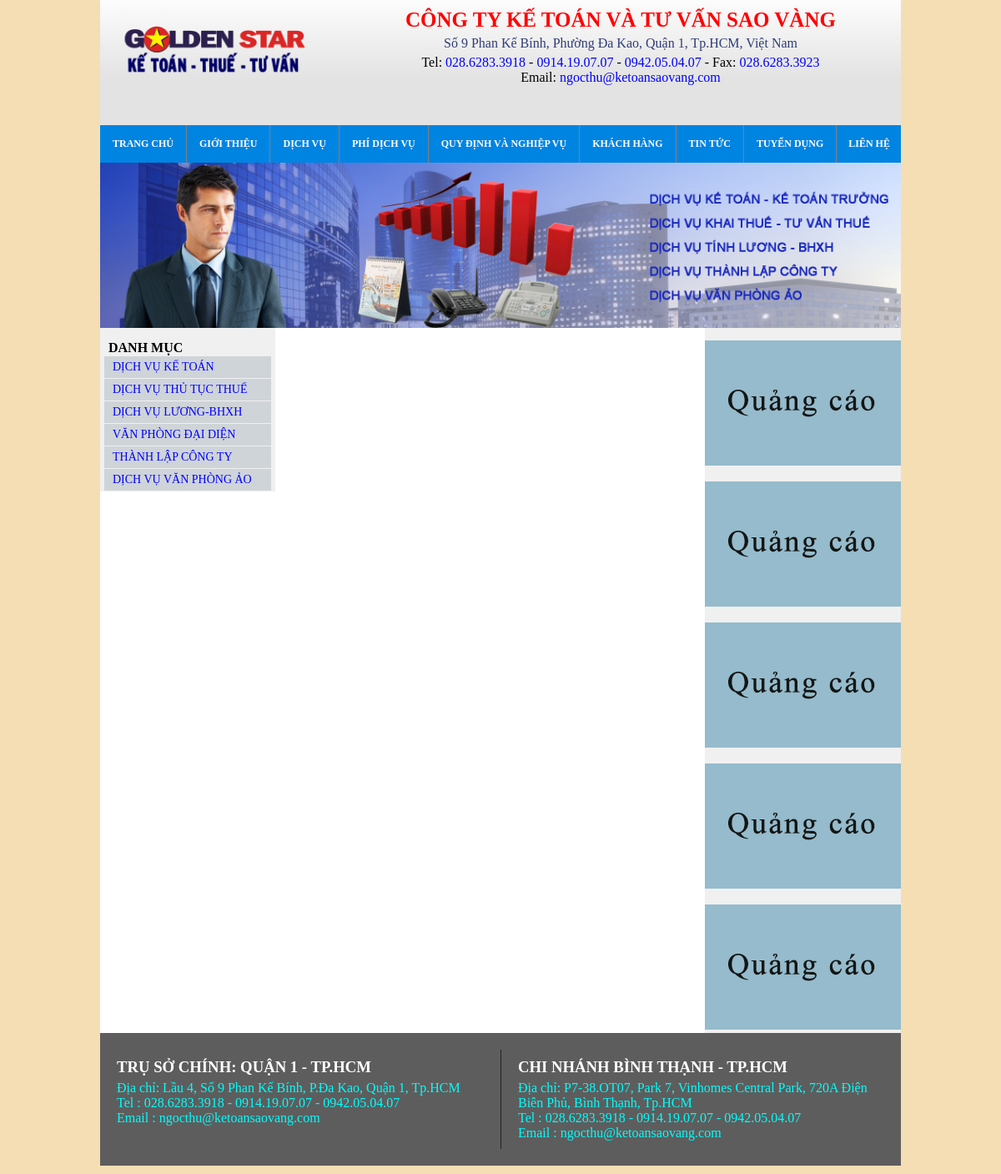
/dichvu/loaidichvu/21, run on an earlier commit of the app's database.
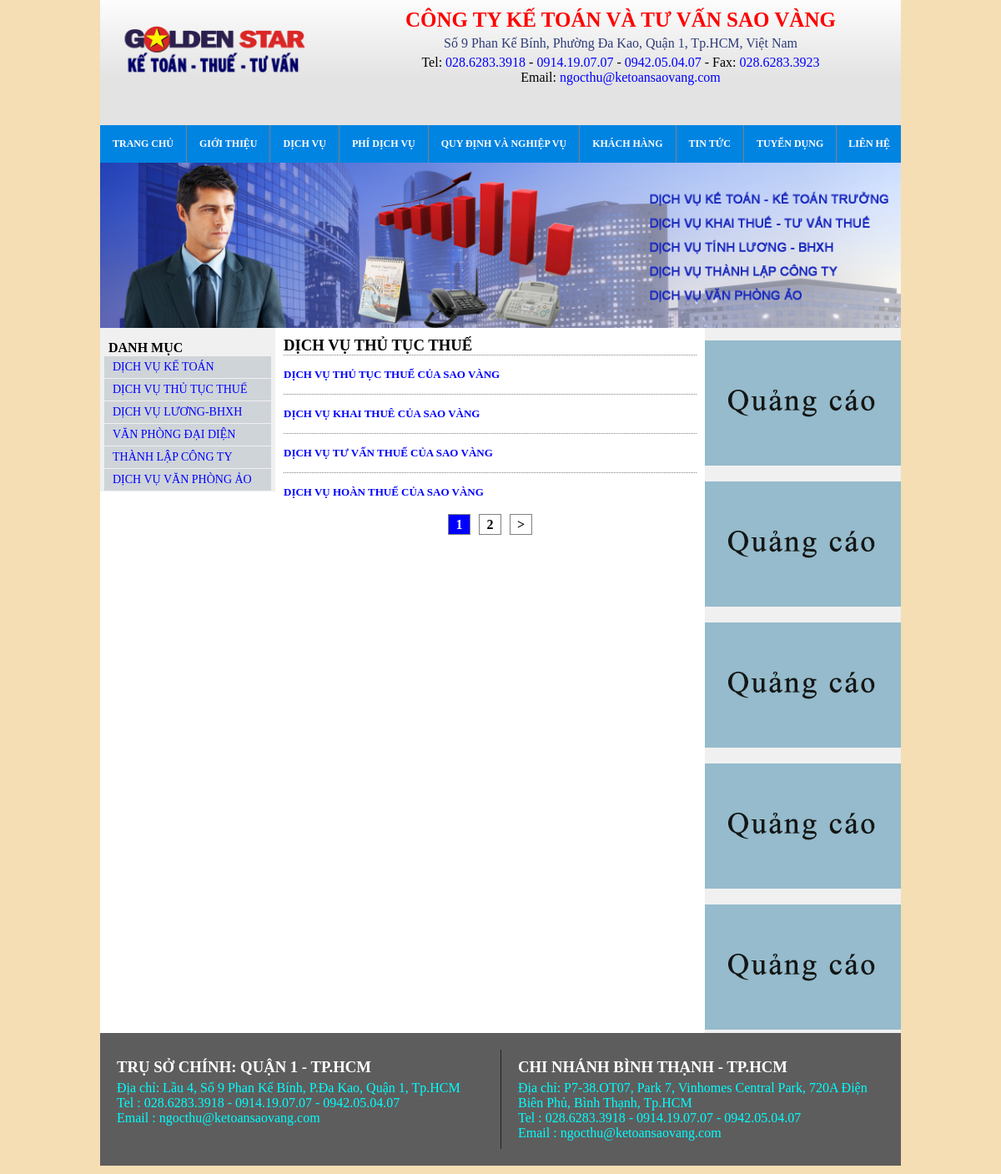
And on a later commit of the database.
### trangchu/models.py (models this page shows)
class Menu(models.Model):
    menu_parent = models.ForeignKey('self', on_delete=models.CASCADE, default = None,  blank=True, null=True)
    menu_title = models.CharField(max_length = 255, unique=True)
    menu_link = models.CharField(max_length=500)
    menu_order = models.IntegerField(default=0)
    def __str__(self):
        return self.menu_title

### dichvu/models.py (models this page shows, shortened)
class DichVu(models.Model):
    menu = models.ForeignKey(Menu, on_delete=models.CASCADE)
    tieu_de =  models.CharField(max_length=255)
    noi_dung = models.TextField()

### dichvu/views.py (the view)
# urls.py: path('loaidichvu/<int:loai_dich_vu_id>', views.dich_vu_theo_loai, name = 'dich_vu_theo_loai'),
def dich_vu_theo_loai(request, loai_dich_vu_id):
    danh_muc_dich_vu = Menu.objects.filter(menu_parent = Menu.objects.get(menu_link='/dichvu/'))
    cac_dich_vu = DichVu.objects.filter(menu = get_object_or_404(Menu, pk=loai_dich_vu_id)).order_by('pk')
    page = request.GET.get('page', 1)
    paginator = Paginator(cac_dich_vu, 4)
    try:
        dichvus = paginator.page(page)
    except PageNotAnInteger:
        dichvus = paginator.page(1)
    except EmptyPage:
        dichvus = paginator.page(paginator.num_pages)
    return render(request, 'dichvu/dichvu_main.html', {'danh_muc_dich_vu': danh_muc_dich_vu,
                                                        'dichvus': dichvus,
                                                        'xu_ly_phan_trang':phan_trang(dichvus.number, dichvus.paginator.num_pages, 2),
                                                        'main_menu': create_menu(None),
                                                        })

### trangchu/views.py (called while the page is built)
def create_menu(node):
    items = Menu.objects.filter(menu_parent = node).order_by("menu_order")
    main_menu = []
    for item in items:
        main_menu.append({
            "item":item,
            "children": create_menu(item),
        })
    return main_menu

### dichvu/templates/dichvu/dichvu_main.html (shortened to what this page needs)
{% extends 'dichvu/dichvu_base.html' %}
{% block left_menu %}
{% for item in danh_muc_dich_vu %}
<li><a href="{% url 'dich_vu_theo_loai' item.id %}">{{item}}</a></li>
{% endfor %}
{% endblock %}
{% block main_content %}
<h3>{{ dichvus.0.menu }}</h3>
{% for dich_vu in dichvus %}
<div class="item">
    <h4><a href="{% url 'chi_tiet_dich_vu' dich_vu.id %}" class="dichvu">{{ dich_vu.tieu_de }}</a></h4>
</div>
{% endfor %}
{% if dichvus.paginator.num_pages > 1 %}
    <ul class="naginator">
        {% for page in dichvus.paginator.page_range %}
        {% if dichvus.number == page %}
        <li><span>{{page}}</span></li>
        {% elif page >= xu_ly_phan_trang.trang_bat_dau and page <= xu_ly_phan_trang.trang_ket_thuc %}
        <li><a href="?page={{page}}">{{page}}</a></li>
        {% endif %}
        {% endfor %}
        {% if dichvus.has_next %}
        <li><a href="?page={{ dichvus.next_page_number}}">	&gt;</a></li>
        {% endif %}
    </ul>
    {% endif %}
{% endblock %}

### trangchu/templates/base.html (shortened to what this page needs)
<!DOCTYPE html>
{% load static %}
<html lang="en">
<head>
    <link rel="stylesheet" href="{% static 'css/style.css' %}" />
    <link rel="stylesheet" href="https://cdnjs.cloudflare.com/ajax/libs/font-awesome/4.7.0/css/font-awesome.min.css">
</head>
<body>
    <header>
        <div id="logo">
            <a href="{% url 'index' %}">
                    <img src="{% static 'images/LOGO_SAOVANG_KT_THUE_TV_02_2.png' %}" alt="Không thể load logo!">
            </a>
        </div>
        <div class="right">
            <h1>CÔNG TY KẾ TOÁN VÀ TƯ VẤN SAO VÀNG</h1>
            <p class="dia_chi">Số 9 Phan Kế Bính, Phường Đa Kao, Quận 1, Tp.HCM, Việt Nam</p>
            <p>Tel:
                <span>028.6283.3918</span> -
                <span>0914.19.07.07</span> -
                <span>0942.05.04.07</span> -
                Fax: <span>028.6283.3923</span>
            </p>
            <p>Email: <span>ngocthu@ketoansaovang.com</span></p>
        </div>
    </header>
    <nav>
        <ul>
            {% for item in main_menu %}
            <li><a href="{{item.item.menu_link}}">{{ item.item }}</a>
            </li>
            {% endfor %}
        </ul>
    </nav>
    <div class="container">
        <img src="{% static 'images/keToanBanner.png' %}" alt="">
        {% block container %}
        <div class="left_content">
            {% block left_content %}{% endblock %}
        </div>
        <div class="right_content">
            <a href="{% url 'index' %}">
                <img src="{% static 'images/quangcao.png' %}" alt="">
            </a>
            <a href="{% url 'index' %}">
                <img src="{% static 'images/quangcao.png' %}" alt="">
            </a>
            <a href="{% url 'index' %}">
                <img src="{% static 'images/quangcao.png' %}" alt="">
            </a>
            <a href="{% url 'index' %}">
                <img src="{% static 'images/quangcao.png' %}" alt="">
            </a>
            <a href="{% url 'index' %}">
                <img src="{% static 'images/quangcao.png' %}" alt="">
            </a>
        </div>
        {% endblock %}
    </div>
    <footer>
        <div class="content">
            <h3>TRỤ SỞ CHÍNH: QUẬN 1 - TP.HCM</h3>
            <p><span>Địa chỉ</span>: <span>Lầu 4, Số 9 Phan Kế Bính, P.Đa Kao, Quận 1, Tp.HCM</span></p>
            <p>
                <span>Tel</span>
                :
                <span>028.6283.3918 - 0914.19.07.07 - 0942.05.04.07</span>
            </p>
            <p>
                <span>Email</span>
                :
                <span>ngocthu@ketoansaovang.com</span>
            </p>
        </div>
        <div class="content">
            <h3>CHI NHÁNH BÌNH THẠNH - TP.HCM</h3>
            <p><span>Địa chỉ</span>: <span>P7-38.OT07, Park 7, Vinhomes Central Park, 720A Điện Biên Phủ, Bình Thạnh, Tp.HCM</span></p>
            <p>
                <span>Tel</span>
                :
                <span>028.6283.3918 - 0914.19.07.07 - 0942.05.04.07</span>
            </p>
            <p>
                <span>Email</span>
                :
                <span>ngocthu@ketoansaovang.com</span>
            </p>
        </div>
    </footer>
</body>
</html>

What changed in the data, as far as the page shows it:
added DichVu: menu.menu_title "DỊCH VỤ THỦ TỤC THUẾ", tieu_de "DỊCH VỤ THỦ TỤC THUẾ CỦA SAO VÀNG"
added DichVu: tieu_de "DỊCH VỤ KHAI THUÊ CỦA SAO VÀNG"
added DichVu: tieu_de "DỊCH VỤ TƯ VẤN THUẾ CỦA SAO VÀNG"
added DichVu: tieu_de "DỊCH VỤ HOÀN THUẾ CỦA SAO VÀNG"
Also different on the page:
new list line: "1"
new list line: "2"
